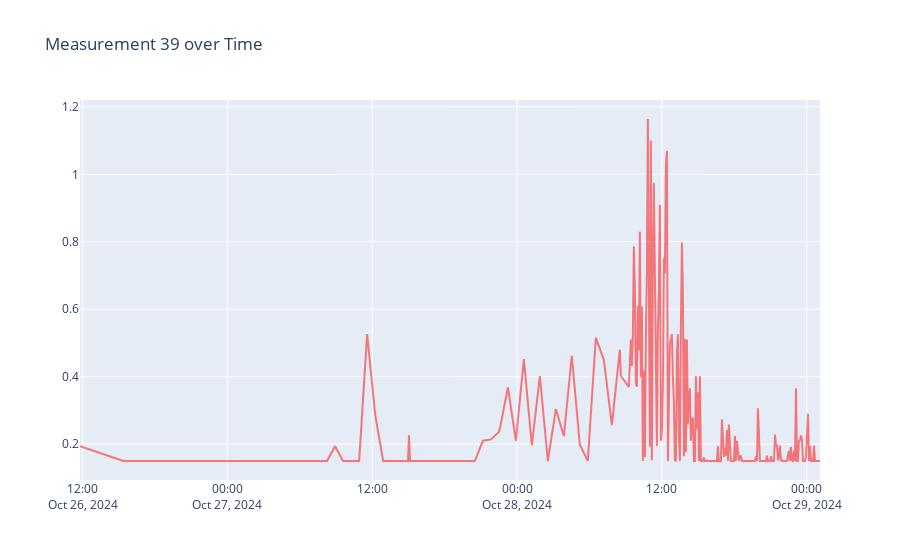

Notebook code cell kept with this figure:
### Code cell
import plotly.express as px

# Create the line plot
fig = px.line(df, x="time", y="39", title="Measurement 39 over Time")

# Update trace for markers and semi-transparent line
fig.update_traces(mode="lines",
                  line=dict(color="red", width=2),
                  marker=dict(color="red"),  # Fully opaque markers
                  opacity=0.5)  # Semi-transparent line only

# Remove axis titles
fig.update_layout(xaxis_title="", yaxis_title="")

# Show the plot
fig.show()

### Figure 1 — Plotly figure (JSON) as saved in the notebook; plotly's stock layout.template omitted (floating-point values rounded to 4 significant figures; data arrays with more than 128 entries replaced by an {"elided": "..."} marker saying what was removed)
{"data": [{"hovertemplate": "time=%{x}<br>39=%{y}<extra></extra>", "legendgroup": "", "line": {"color": "red", "dash": "solid", "width": 2}, "marker": {"color": "red", "symbol": "circle"}, "mode": "lines", "name": "", "opacity": 0.5, "orientation": "v", "showlegend": false, "type": "scatter", "x": {"elided": "262 str values"}, "xaxis": "x", "y": {"elided": "262 float values"}, "yaxis": "y"}], "layout": {"legend": {"tracegroupgap": 0}, "title": {"text": "Measurement 39 over Time"}, "xaxis": {"anchor": "y", "domain": [0, 1], "title": {"text": ""}}, "yaxis": {"anchor": "x", "domain": [0, 1], "title": {"text": ""}}}}
